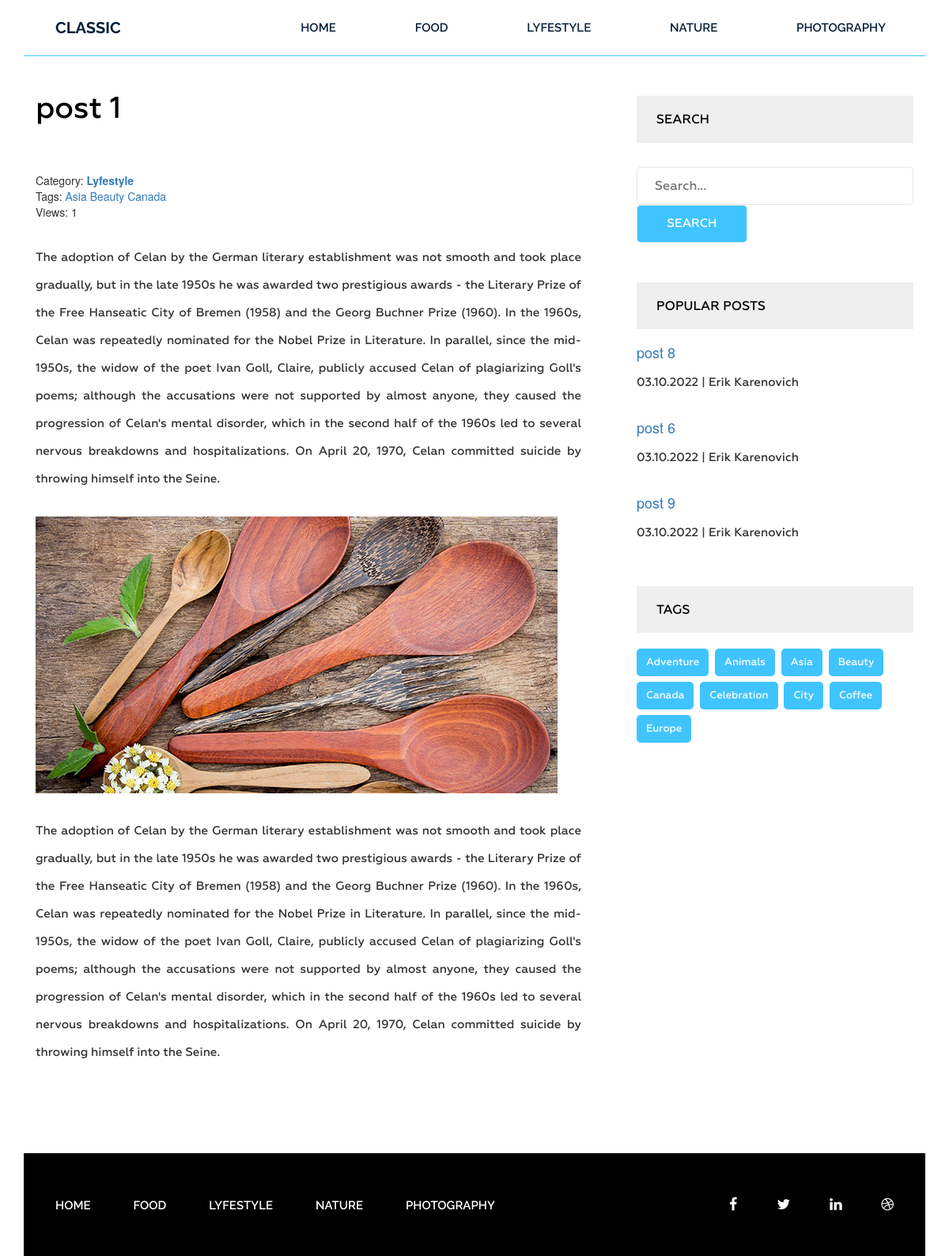
The page /post/post-1 on the database its author committed.
### blog/models.py (models this page shows, shortened)
class Category(models.Model):
    title = models.CharField(max_length=255)
    slug = models.SlugField(max_length=255, verbose_name='Url', unique=True)
    def __str__(self):
        return self.title
    class Meta:
        ordering = ['title']
        verbose_name = 'Категория'
        verbose_name_plural = 'Категории'

class Post(models.Model):
    title = models.CharField(max_length=255)
    slug = models.SlugField(max_length=255, verbose_name='Url', unique=True)
    author = models.CharField(max_length=100)
    content = models.TextField(blank=True)
    created_at = models.DateTimeField(auto_now_add=True, verbose_name='Опубликовано')
    photo = models.ImageField(upload_to='photo/%Y/%m/%d/', blank=True)
    views = models.IntegerField(default=0, verbose_name='Кол-во просмотров')
    category = models.ForeignKey(Category, on_delete=models.PROTECT,
                                 related_name='posts')
    tags = models.ManyToManyField(Tag, blank=True, related_name='posts')
    class Meta:
        ordering = ['-created_at']
        verbose_name = 'Статья'
        verbose_name_plural = 'Статьи'

class Tag(models.Model):
    title = models.CharField(max_length=50)
    slug = models.SlugField(max_length=50, verbose_name='Url', unique=True)
    class Meta:
        ordering = ['title']
        verbose_name = 'Тег'
        verbose_name_plural = 'Теги'

### blog/views.py (the view)
# urls.py: path('post/<str:slug>', GetPost.as_view(), name='post'),
class GetPost(DeleteView):
    model = Post
    template_name = 'blog/single.html'
    context_object_name = 'post'
    def get_context_data(self, *, object_list=None, **kwargs):
        context = super().get_context_data(**kwargs)
        context['tags'] = Tag.objects.all()
        context['categories'] = Category.objects.all()
        context['posts'] = Post.objects.order_by('-views')[:3]
        self.object.views = F('views') + 1
        self.object.save()
        self.object.refresh_from_db()
        return context

### blog/templates/blog/single.html (shortened to what this page needs)
{% extends 'base.html' %}
{% load static %}
{% block content %}
        <section class="single-blog-area">
            <div class="container">
                <div class="row">
                   <div class="col-md-12">
                    <div class="border-top">
                        <div class="col-md-8">
                        <div class="blog-area">
                            <div class="blog-area-part">
                                <h2>{{ post.title }}</h2>
                                <div class="single-content">
                                    <div>
                                        <span>Category: <a href="{% url 'category' post.category.slug %}"><strong>{{ post.category }}</strong></a> </span>
                                    <br>
                                    {% if post.tags.exists %}
                                    <span>
                                        Tags:
                                        {% for tag in post.tags.all %}
                                        <a href="{% url 'tag' tag.slug %}">{{ tag.title }} </a>
                                        {% endfor %}
                                    </span>
                                        <br>
                                    {% endif %}
                                        <span>Views: {{ post.views }}</span>
                                        </div>
                                    {{ post.content|safe }}
                                </div>
                            </div>
                        </div>
                    </div>
                    <div class="col-md-4">
                        <div class="newsletter">
                            <h2 class="sidebar-title">Search</h2>
                            <form action="{% url 'search' %}" method="get">
                                <input type="text" name="s" placeholder="Search...">
                                <input type="submit" value="Search">
                            </form>
                        </div>
                        <h2 class="sidebar-title">Popular posts</h2>
                        <div class="grid">
                            {% for post in posts %}
                            <div class="portfolio-item popular">
                                    <h4><a href="{% url 'post' post.slug %}">{{ post.title }}</a></h4>
                                    <p>{{ post.created_at|date:"d.m.Y" }}<span> | </span>{{ post.author }}</p>
                            </div>
                            {% endfor %}
                        </div>
                        <div class="tags">
                            <h2 class="sidebar-title">Tags</h2>
                            {% for tag in tags %}
                            <p><a href="{% url 'tag' tag.slug %}">{{ tag.title }}</a></p>
                            {% endfor %}
                        </div>
                    </div>
                    </div>
                    </div>
                    </div>
                </div>
        </section>
{% endblock %}

### templates/inc/_header.html
<header class="header">
            <div class="container">
                <div class="row">
                    <div class="col-md-2">
                        <div class="logo">
                            <h2><a href="{% url 'home' %}">Classic</a></h2>
                        </div>
                    </div>
                    <div class="col-md-10">
                        <div class="menu">
                            <ul>
                                <li><a href="{% url 'home' %}">Home</a></li>
                                {% for item in categories %}
                                <li><a href="{% url 'category' item.slug %}">{{ item.title }}</a></li>
                                {% endfor %}
                            </ul>
                        </div>
                    </div>
                </div>
            </div>
        </header>

### templates/inc/_footer.html
<footer class="footer">
            <div class="container">
                <div class="row">
                    <div class="col-md-12">
                        <div class="footer-bg">
                            <div class="row">
                                <div class="col-md-9">
                                    <div class="footer-menu">
                                        <ul>
                                            <li><a href="{% url 'home' %}">Home</a></li>
                                            {% for item in categories %}
                                            <li><a href="{% url 'category' item.slug %}">{{ item.title }}</a></li>
                                            {% endfor %}
                                        </ul>
                                    </div>
                                </div>
                                <div class="col-md-3">
                                    <div class="footer-icon">
                                        <p><a href="#"><i class="fa fa-facebook" aria-hidden="true"></i></a><a href="#"><i class="fa fa-twitter" aria-hidden="true"></i></a><a href="#"><i class="fa fa-linkedin" aria-hidden="true"></i></a><a href="#"><i class="fa fa-dribbble" aria-hidden="true"></i></a></p>
                                    </div>
                                </div>
                            </div> .
                        </div>
                    </div>
                </div>
            </div>
</footer>

### static/style.css (style rules this page uses)
.wrapper header.header .logo h2 { margin: 0 0 0 40px; padding: 0; }
.wrapper header.header .logo h2 a { color: #061e37; font-family: "Raleway", sans-serif; font-size: 20px; font-weight: 700; text-decoration: none; line-height: 70px; padding: 22px 0; text-transform: uppercase; }
.wrapper header.header .menu { margin: 0 }
.wrapper header.header .menu ul { float: right; margin: 0; padding: 0; margin-right: 4px; }
.wrapper header.header .menu ul li { display: inline-block; list-style: outside none none; margin: 0 -4px 0 0; }
.wrapper header.header .menu ul li a { color: rgb(6, 30, 55); font-family: "Raleway", sans-serif; font-size: 15px; font-weight: 600; line-height: 70px; padding: 26px 50px; text-decoration: none; text-transform: uppercase; }
.wrapper footer.footer { height: 130px; }
.wrapper footer .footer-bg { background: #000 none repeat scroll 0 0; height: 130px; overflow: hidden; }
.wrapper footer.footer .footer-menu { margin: 0 }
.wrapper footer.footer .footer-menu ul { line-height: 130px; margin: 0; padding: 0; }
.wrapper footer.footer .footer-menu ul li { display: inline; list-style: outside none none; margin: 0; padding: 30px 0px; }
.wrapper footer.footer .footer-menu ul li a { color: #fff; font-family: "Raleway", sans-serif; font-size: 15px; font-weight: 600; line-height: 70px; margin-left: 40px; padding: 26px 10px 26px 0; text-decoration: none; text-transform: uppercase; }
.wrapper footer.footer .footer-icon p { float: right; line-height: 130px; }
.wrapper footer.footer .footer-icon p i { color: #fff; font-size: 18px; margin-right: 30px; padding: 10px; }
.single-blog-area { margin-bottom: 100px; }
.single-blog-area .border-top { border-top: 1px solid #40c4ff; }
.single-blog-area h2 { color: #010101; font-family: Geometria; font-size: 38px; font-weight: 500; margin-bottom: 60px; margin-top: 45px; }
.single-blog-area p { font-family: Geometria; font-size: 15px; font-weight: 500; line-height: 35px; position: relative; text-align: justify; }
.single-blog-area .blog-area-part p { margin-top: 30px; }
.single-blog-area img { width: 100% }
.single-blog-area .blog-area { margin-right: 40px; }
.single-blog-area form input { border: 1px solid #e6e6e6; margin: 0; padding: 12px 22px; border-radius: 5px; width: 100% }
.single-blog-area form input[placeholder] { color: #000; font-family: Geometria; font-size: 16px; font-weight: 500; }
.single-blog-area form { margin: 50px 0 0; position: relative; }
.grid .portfolio-item { margin-bottom: 30px; }
.single-blog-area h2.sidebar-title { background: #efefef none repeat scroll 0 0; color: #000; font-family: Geometria; font-size: 16px; font-weight: 500; margin-bottom: 20px; margin-top: 50px; padding: 21px 25px; text-transform: uppercase; }
.single-blog-area .tags p { background: #40c4ff none repeat scroll 0 0; border-radius: 5px; display: inline-block; font-family: Geometria; font-size: 13px; font-weight: 500; margin-right: 4px; padding: 0 12px; margin-bottom: 7px; }
.single-blog-area .tags p a { color: #fff; display: inline-block; text-decoration: none; }
.single-blog-area .newsletter form { margin: 30px 0 0; }
.single-blog-area .newsletter input[type="submit"] { width: 40%; background: #40c4ff; color: #fff; text-transform: uppercase; font-family: Geometria; font-size: 15px; font-weight: 500; }

### rows shown on the page
Category: title "FOOD"
Category: title "LYFESTYLE"
Category: title "NATURE"
Category: title "PHOTOGRAPHY"
Post: title "post 1", category "Lyfestyle", views "1", content "The adoption of Celan by the German literary establishment was not smooth and took place gradually, but in the late 1950s he was awarded two prestigious awards - the Literary Prize of the Free Hanseatic City of Bremen (1958) and the Georg Buchner Prize (1960). In the 1960s, Celan was repeatedly nominated for the Nobel Prize in Literature. In parallel, since the mid-1950s, the widow of the poet Ivan Goll, Claire, publicly accused Celan of plagiarizing Goll's poems; although the accusations were not supported by almost anyone, they caused the progression of Celan's mental disorder, which in the second half of the 1960s led to several nervous breakdowns and hospitalizations. On April 20, 1970,…", content (picture)
Tag: title "Asia"
Tag: title "Beauty"
Tag: title "Canada"
Post: title "post 8", created_at "03.10.2022", author "Erik Karenovich"
Post: title "post 6", created_at "03.10.2022", author "Erik Karenovich"
Post: title "post 9", created_at "03.10.2022", author "Erik Karenovich"
Tag: title "Adventure"
Tag: title "Animals"
Tag: title "Celebration"
Tag: title "City"
Tag: title "Coffee"
Tag: title "Europe"
